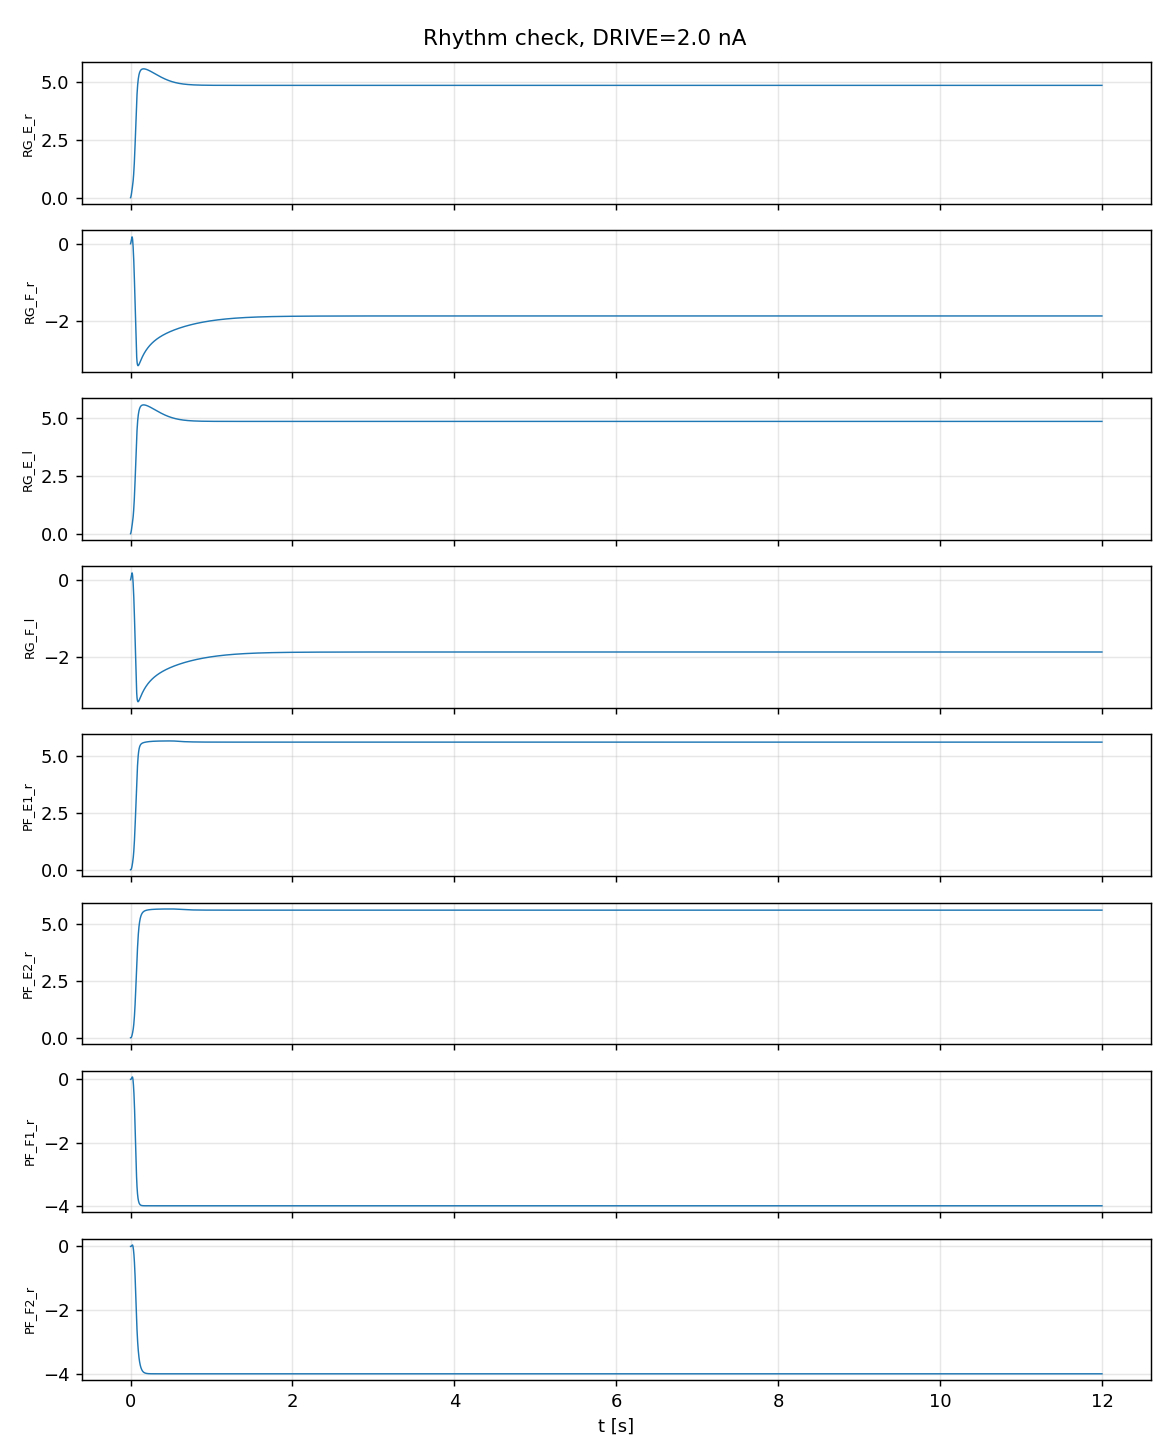

This figure's Python source:
"""Standalone calibration of the spinal network's rhythm layer (no MuJoCo).

Builds the full network against the synthetic 92-muscle list, drives it with
constant DRIVE (walking) + POSTURE (standing), and reports:
  - RG-E/RG-F oscillation period and duty per leg,
  - left-right antiphase quality,
  - PF burst window onsets within the half-cycle (phase staggering).

Usage:
    python check_rhythm.py [drive_nA] [duration_s]
Writes check_rhythm.png next to this file.
"""
import sys
from pathlib import Path

import numpy as np

import build_network as bn
from muscle_map import _GROUPS_BY_NAME

HERE = Path(__file__).parent


def actuator_names():
    names = []
    for side in ("r", "l"):
        for base in _GROUPS_BY_NAME:
            names.append(f"{base}_{side}")
    return names


def main():
    drive_nA = float(sys.argv[1]) if len(sys.argv) > 1 else 2.0
    dur = float(sys.argv[2]) if len(sys.argv) > 2 else 12.0
    dt = bn.DT

    net = bn.build(actuator_names(), dt=dt)
    print(f"neurons: {len(net.idx)}  inputs: {len(net.inputs)}")

    u = net.make_inputs()
    u[net.input_index("DRIVE")] = drive_nA
    u[net.input_index("POSTURE")] = 1.0

    nsteps = int(dur / dt)
    watch = ["RG_E_r", "RG_F_r", "RG_E_l", "RG_F_l",
             "PF_E1_r", "PF_E2_r", "PF_F1_r", "PF_F2_r"]
    cols = {w: np.zeros(nsteps) for w in watch}

    for k in range(nsteps):
        v = net.step(u)
        for w in watch:
            cols[w][k] = v[net.idx[w]]

    t = np.arange(nsteps) * dt
    thr = 0.5 * max(cols["RG_E_r"].max(), 1e-6)

    def bursts(sig, level):
        on = sig > level
        starts = np.flatnonzero(on[1:] & ~on[:-1]) + 1
        ends = np.flatnonzero(~on[1:] & on[:-1]) + 1
        return starts, ends

    sE, eE = bursts(cols["RG_E_r"], thr)
    sF, eF = bursts(cols["RG_F_r"], thr)
    print(f"RG threshold: {thr:.2f} mV | RG_E_r max {cols['RG_E_r'].max():.2f} "
          f"RG_F_r max {cols['RG_F_r'].max():.2f}")
    if len(sE) > 1:
        per = np.diff(t[sE])
        duty = (t[eE[:len(per)]] - t[sE[:len(per)]]) / per if len(eE) else np.nan
        print(f"RG-E periods: mean {per.mean():.3f} s  {np.round(per, 3)}")
        print(f"duty (E fraction): {np.round(duty, 2)}")
    else:
        print("RG-E: no repeated bursts detected -> NOT oscillating")
    if len(sF) > 0 and len(sE) > 0:
        lag = t[sF[:3]] - t[sE[0]]
        print(f"RG-F burst starts relative to first RG-E start: {np.round(lag, 3)}")
        alt = cols["RG_E_l"][sE[0]:] , cols["RG_E_r"][sE[0]:]
        same = np.corrcoef(alt[0][:2000], alt[1][:2000])[0, 1] if nsteps > 2000 else np.nan
        print(f"left-right RG-E correlation (want < 0 for antiphase): {same:.2f}")

    # PF staggering: onset lag of each PF burst within the RG-E cycle
    for phase in ("E1", "E2", "F1", "F2"):
        s, _ = bursts(cols[f"PF_{phase}_r"], 0.5 * max(cols[f"PF_{phase}_r"].max(), 1e-6))
        if len(s):
            print(f"PF_{phase}_r first onsets: {np.round(t[s[:4]], 2)}")

    try:
        import matplotlib.pyplot as plt
        fig, ax = plt.subplots(len(watch), 1, figsize=(9, 1.4 * len(watch)),
                               sharex=True)
        for a, w in zip(ax, watch):
            a.plot(t, cols[w], lw=0.8)
            a.set_ylabel(w, fontsize=7)
            a.grid(True, alpha=0.3)
        ax[-1].set_xlabel("t [s]")
        fig.suptitle(f"Rhythm check, DRIVE={drive_nA} nA")
        fig.tight_layout()
        out = HERE / "check_rhythm.png"
        fig.savefig(out, dpi=130)
        print(f"plot: {out}")
    except Exception as e:
        print(f"(plot skipped: {e})")


if __name__ == "__main__":
    main()
